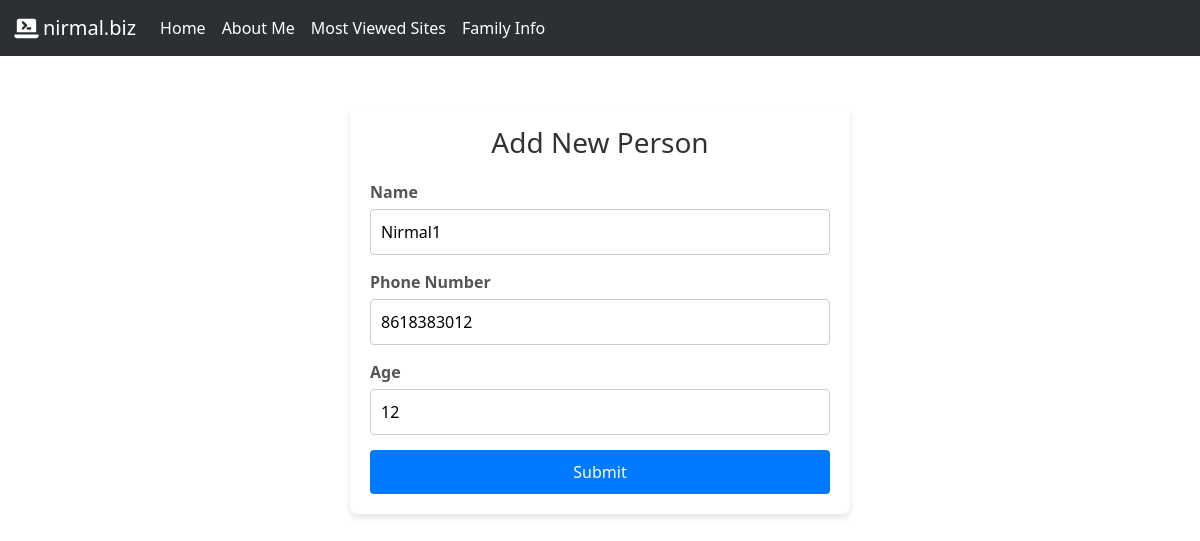
Screenshot of /familyinfo/edit/17/ with the database file from the repository.
### familyinfo/models.py (models this page shows, shortened)
class Family(models.Model):
    name = models.CharField(max_length=100, default='')
    age = models.IntegerField(default=0)
    number = models.CharField(max_length=10, default='')

### familyinfo/views.py (the view)
# urls.py: path('edit/<int:eid>/', views.edit, name='edit'),
def edit(request, eid):
    data = Family.objects.filter(id=eid).first()  # Retrieve the first object matching the filter
    if not data:
        return HttpResponse("Family member not found", status=404)
    if request.method == 'POST':
        data.name = request.POST.get('name')
        data.number = request.POST.get('number')
        data.age = request.POST.get('age')
        data.save()
        return redirect('index')
    return render(request, 'familyinfo/add.html', {'data': data})

### templates/familyinfo/add.html (shortened to what this page needs)
{% extends 'base.html' %}
{% block body %}
<div class="form-container">
  <h3>Add New Person</h3>
  <form method="post" action="{% if data %}{% url 'edit' data.id %}{% else %}/familyinfo/add/{% endif %}">
    <label for="name">Name</label>
    <input type="text" id="name" name="name" placeholder="Enter full name" value="{{ data.name|default:'' }}" required>
    <label for="number">Phone Number</label>
    <input type="text" id="number" name="number" placeholder="Enter phone number" value="{{ data.number|default:'' }}" required>
    <label for="age">Age</label>
    <input type="number" id="age" name="age" placeholder="Enter age" value="{{ data.age|default:'' }}" required>
    <button type="submit">Submit</button>
  </form>
</div>
{% endblock %}

### rows the page displays
Family: name "Nirmal1", number "8618383012", age "12"
